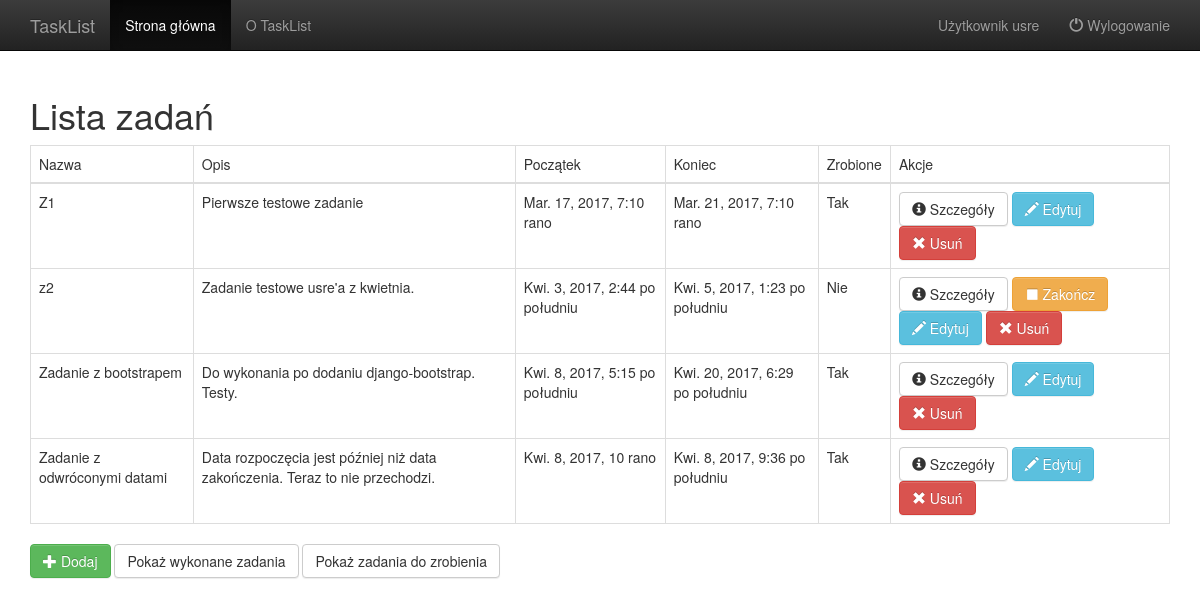
Before: /tasks (signed in) with the older database file.
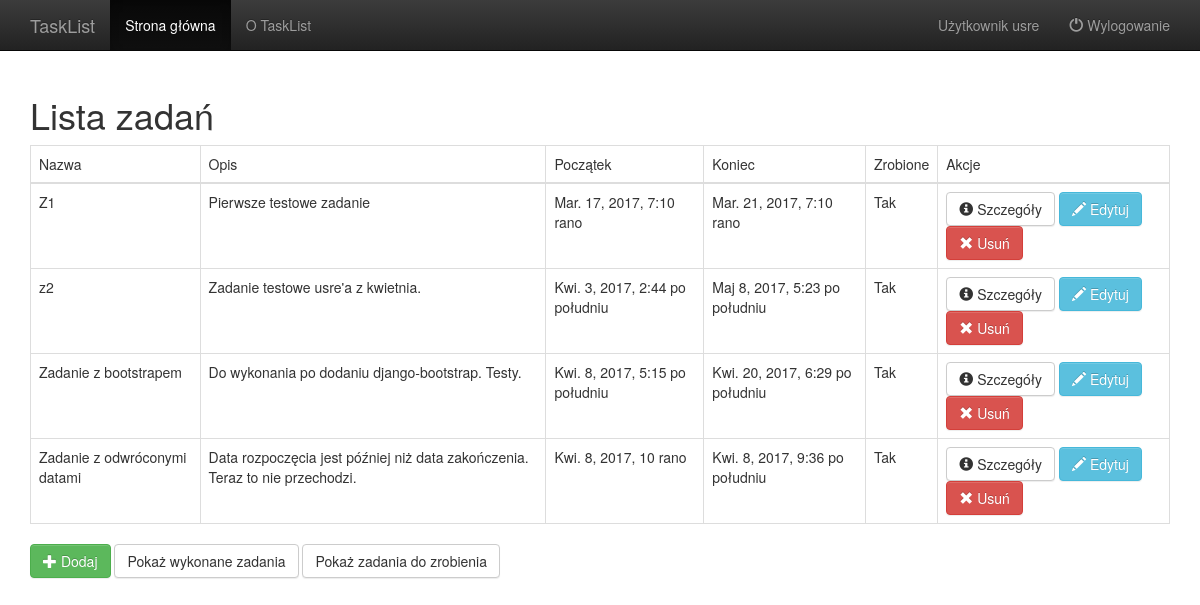
After: the same page with the newer database file.
### TaskList/models.py (models this page shows, shortened)
class Task(models.Model):
    user = models.ForeignKey(User)
    name = models.CharField(max_length=256)
    description = models.TextField(max_length=4000)
    start = models.DateTimeField(default=datetime.now)
    end = models.DateTimeField(default=datetime.now)
    done = models.BooleanField(default=False)

### TaskList/list_views.py (the view)
# urls.py: url(r'^tasks$', TaskList.as_view(), name='task_list'),
@method_decorator(login_required, name='dispatch')
class TaskList(ListView):
    allow_empty = True
    def get_queryset(self):
        return Task.objects.filter(user=self.request.user.pk)
    def get_context_data(self, **kwargs):
        context = super(TaskList, self).get_context_data(**kwargs)
        context['user'] = self.request.user
        context['active'] = 'tasks'
        return context

### TaskList/AuthenticationBackend.py (called while the page is built)
    def get_user(self, user_id):
        try:
            return User.objects.get(pk=user_id)
        except User.DoesNotExist:
            return None

### TaskList/templates/TaskList/task_list.html (shortened to what this page needs)
{% extends "layout.html" %}
{% block content %}
    <h1>Lista zadań</h1>
	<table class="table table-bordered">
		<thead>
		<tr>
			<td>Nazwa</td><td>Opis</td><td>Początek</td><td>Koniec</td><td>Zrobione</td><td>Akcje</td>
		</tr>
		</thead>
		<tbody>
		{% for task in object_list %}
		<tr>
			<td>{{task.name}}</td><td>{{task.description}}</td><td>{{task.start}}</td><td>{{task.end}}</td>
            <td>
				{% if task.done %}
                Tak
                {% else %}
                Nie
				{% endif %}
			</td>
			<td>
				<a class="btn btn-default" href="{% url 'task_details' task.id %}">
                    <span class="glyphicon glyphicon-info-sign"></span>
                    Szczegóły
                </a>
                {% if not task.done %}
				<a class="btn btn-warning" href="{% url 'task_finish' task.id %}">
                    <span class="glyphicon glyphicon-stop"></span>
                    Zakończ
                </a>
				{% endif %}
				<a class="btn btn-info" href="{% url 'task_edit' task.id %}">
                    <span class="glyphicon glyphicon-pencil"></span>
                    Edytuj
                </a>
				<a class="btn btn-danger" href="{% url 'task_delete' task.id %}">
                    <span class="glyphicon glyphicon-remove"></span> Usuń
                </a>
			</td>
		</tr>
        {% empty %}
        <tr>Brak zadań</tr>
		{% endfor %}
		</tbody>
	</table>
	<a class="btn btn-success" href="{% url 'task_new' %}"><span class="glyphicon glyphicon-plus"></span> Dodaj</a>
	<a class="btn btn-default" href="{% url 'task_list_done' %}">Pokaż wykonane zadania</a>
	<a class="btn btn-default" href="{% url 'task_list_todo' %}">Pokaż zadania do zrobienia</a>
{% endblock %}

### TaskList/templates/layout.html (shortened to what this page needs)
<!DOCTYPE html>
<html>
<head>
    {% load staticfiles %}
    <link rel="stylesheet" href="{% static 'css/bootstrap-theme.min.css' %}" />
    <link rel="stylesheet" href="{% static 'css/bootstrap.min.css' %}" />
</head>
<body>
<nav class="navbar navbar-inverse navbar-fixed-top">
    <div class="container">
        <div class="navbar-header">
            {% if user.is_authenticated %}
            <a class="navbar-brand" href="/tasks">TaskList</a>
            {% else %}
            <a class="navbar-brand" href="/">TaskList</a>
            {% endif %}
        </div>
        <div id="navbar" class="collapse navbar-collapse">
            <ul class="nav navbar-nav">
                <li class="{% if active == 'tasks' or active == 'home' %}active{% endif %}">
                    {% if user.is_authenticated %}
                    <a href="/tasks">Strona główna</a>
                    {% else %}
                    <a href="/">Strona główna</a>
                    {% endif %}
                </li>
                <li class="{% if active == 'about' %}active{% endif %}">
                    <a href="/about">O TaskList</a>
                </li>
            </ul>
            {% if user.is_authenticated %}
            <ul class="nav navbar-nav navbar-right">
                <li class="{% if active == 'user' %}active{% endif %}"><a href="/user">Użytkownik {{user}}</a></li>
                <li><a href="/logout"><span class="glyphicon glyphicon-off"></span>&nbsp;Wylogowanie</a></li>
            </ul>
            {% endif %}
        </div>
    </div>
</nav>
<div class="container">
    {% block content %}
    {% endblock content %}
</div>
</body>
</html>

### TaskList/templates/layout.html (style rules this page uses)
body { padding-top: 75px; }

Changed rows visible on the page:
changed Task "Zadanie testowe usre'a z kwietnia.": end "Kwi. 5, 2017, 1:23 po południu" → "Maj 8, 2017, 5:23 po południu"; done "Nie Zakończ" → "Tak"
